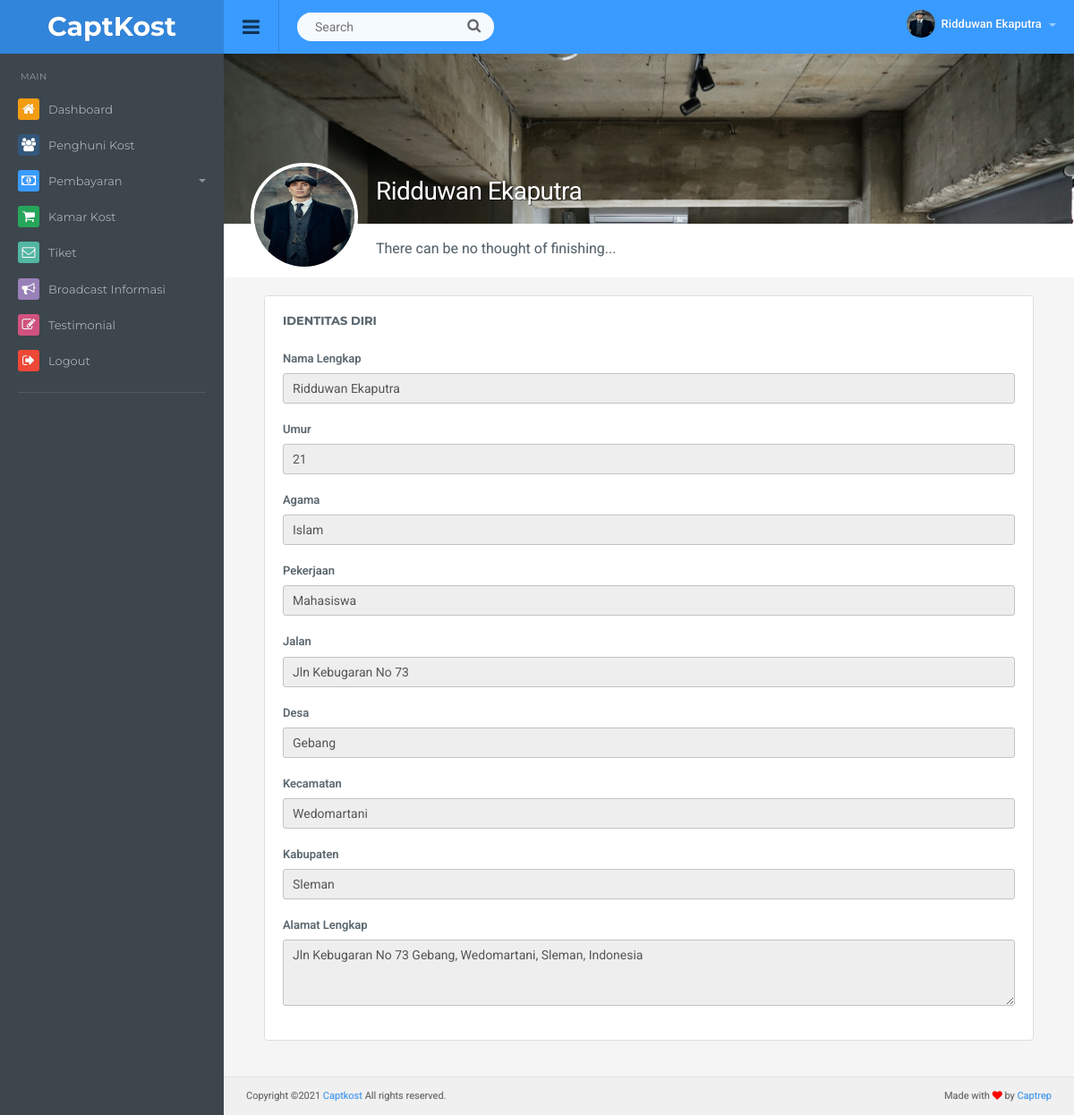
The page /admin/identitas.php?id_penghuni=1 (signed in) on the database its author committed.
### tables this page shows
CREATE TABLE `identitas` (
  `id_identitas` int(3) NOT NULL,
  `nama` varchar(50) NOT NULL,
  `umur` int(2) NOT NULL,
  `pekerjaan` varchar(50) NOT NULL,
  `agama` varchar(10) NOT NULL,
  `jalan` varchar(50) NOT NULL,
  `desa` varchar(50) NOT NULL,
  `kecamatan` varchar(50) NOT NULL,
  `kabupaten` varchar(50) NOT NULL,
  `foto` varchar(50) NOT NULL,
  `id_penghuni` int(3) NOT NULL
);

### admin/identitas.php (the view, shortened to what this page needs)
<?php
include("../lib/koneksi.php");
  $id = $_SESSION['id_admin'];
  $sql_admin = "SELECT * FROM admin WHERE id_admin = '$id'";
  $query_admin = mysqli_query($koneksi,$sql_admin);
  while($data_admin = mysqli_fetch_assoc($query_admin)){
    $nama = $data_admin['nama'];
    $gambar = $data_admin['gambar'];
  }
if (!isset($_SESSION['useradmin']) and !isset($_SESSION['passadmin'])) {
  header("location:login.php");
}else {
?>
<!DOCTYPE html>
<html lang="en">
  <head>
  <link href="css/root.css" rel="stylesheet">
  </head>
  <body>
  <div id="top" class="clearfix">
    <div class="applogo">
      <a href="index.php" class="logo">CaptKost</a>
    </div>
    <a href="#" class="sidebar-open-button"><i class="fa fa-bars"></i></a>
    <form class="searchform">
      <input type="text" class="searchbox" id="searchbox" placeholder="Search">
      <span class="searchbutton"><i class="fa fa-search"></i></span>
    </form>
    <ul class="top-right">
    <li class="dropdown link">
    <a href="#" data-toggle="dropdown" class="dropdown-toggle profilebox"><img src="<?=$gambar;?>" alt="img"><b><?= $nama;?> </b><span class="caret"></span></a>
    </li>
    </ul>
  </div>
<?php
  include ('sidebar.php');
?>
<div class="content">
<?php
  $id = $_GET['id_penghuni'];
  $sql = "SELECT p.id_penghuni,p.username,p.status,p.tgl_expired,i.nama,i.umur,i.pekerjaan,i.agama,i.jalan,i.desa,i.kecamatan,i.kabupaten,i.foto FROM penghuni p, identitas i WHERE i.id_penghuni='$id'";
  $query = mysqli_query($koneksi,$sql);
  $row = mysqli_fetch_assoc($query);
?>
<div class="container-no-padding">
  <div class="social-profile">
    <div class="social-top">
      <div class="profile-left">
        <img src="../member/img/fotouser/<?=$row['foto'];?>" alt="img" class="profile-img">
        <h1 class="name"><?=$row['nama'];?></h1>
        <p class="profile-text">There can be no thought of finishing...</p>
      </div>
    </div>
    <div class="social-content clearfix">
    <div class="col-md-12">
      <div class="panel panel-default">
        <div class="panel-title">
          Identitas Diri
        </div>
            <div class="panel-body">
              <form>
                <div class="form-group">
                  <label for="input1" class="form-label">Nama Lengkap</label>
                  <input type="text" class="form-control" id="input1" value="<?=$row['nama'];?>" disabled>
                </div>
                <div class="form-group">
                  <label for="input2" class="form-label">Umur</label>
                  <input type="text" class="form-control" id="input2" value="<?=$row['umur'];?>" disabled>
                </div>
                <div class="form-group">
                  <label for="input2" class="form-label">Agama</label>
                  <input type="text" class="form-control" id="input2" name="umur" value="<?=$row['agama'];?>" disabled>
                </div>
                <div class="form-group">
                  <label for="input3"  class="form-label">Pekerjaan</label>
                  <input type="text" class="form-control" id="input3" value="<?=$row['pekerjaan'];?>" disabled>
                </div>
                <div class="form-group">
                  <label for="input3"  class="form-label">Jalan</label>
                  <input type="text" class="form-control" id="input3" value="<?=$row['jalan'];?>" disabled>
                </div>
                <div class="form-group">
                  <label for="input3"  class="form-label">Desa</label>
                  <input type="text" class="form-control" id="input3" value="<?=$row['desa'];?>" disabled>
                </div>
                <div class="form-group">
                  <label for="input3"  class="form-label">Kecamatan</label>
                  <input type="text" class="form-control" id="input3" value="<?=$row['kecamatan'];?>" disabled>
                </div>
                <div class="form-group">
                  <label for="input3"  class="form-label">Kabupaten</label>
                  <input type="text" class="form-control" id="input3" value="<?=$row['kabupaten'];?>" disabled>
                </div>
                <div class="form-group">
                  <label class="form-label">Alamat Lengkap</label>
                  <textarea class="form-control" rows="3" id="textarea1" disabled><?=$row['jalan'] . " " .$row['desa'] . ", " . $row['kecamatan'] . ", " . $row['kabupaten'];?>, Indonesia</textarea>
                </div>
              </form>
            </div>
      </div>
    </div>
    </div>
    </div>
</div>
<?php
include "footer.php";
?>
</div>
</body>
</html>
<?php
} ?>

### rows shown on the page
identitas: foto (picture), nama "Ridduwan Ekaputra", umur "21", umur "Islam", pekerjaan "Mahasiswa", jalan "Jln Kebugaran No 73", desa "Gebang", kecamatan "Wedomartani", kabupaten "Sleman", jalan+desa+kecamatan "Jln Kebugaran No 73 Gebang, Wedomartani, Sleman, Indonesia"

### other values the page prints
$nama "Ridduwan Ekaputra"
